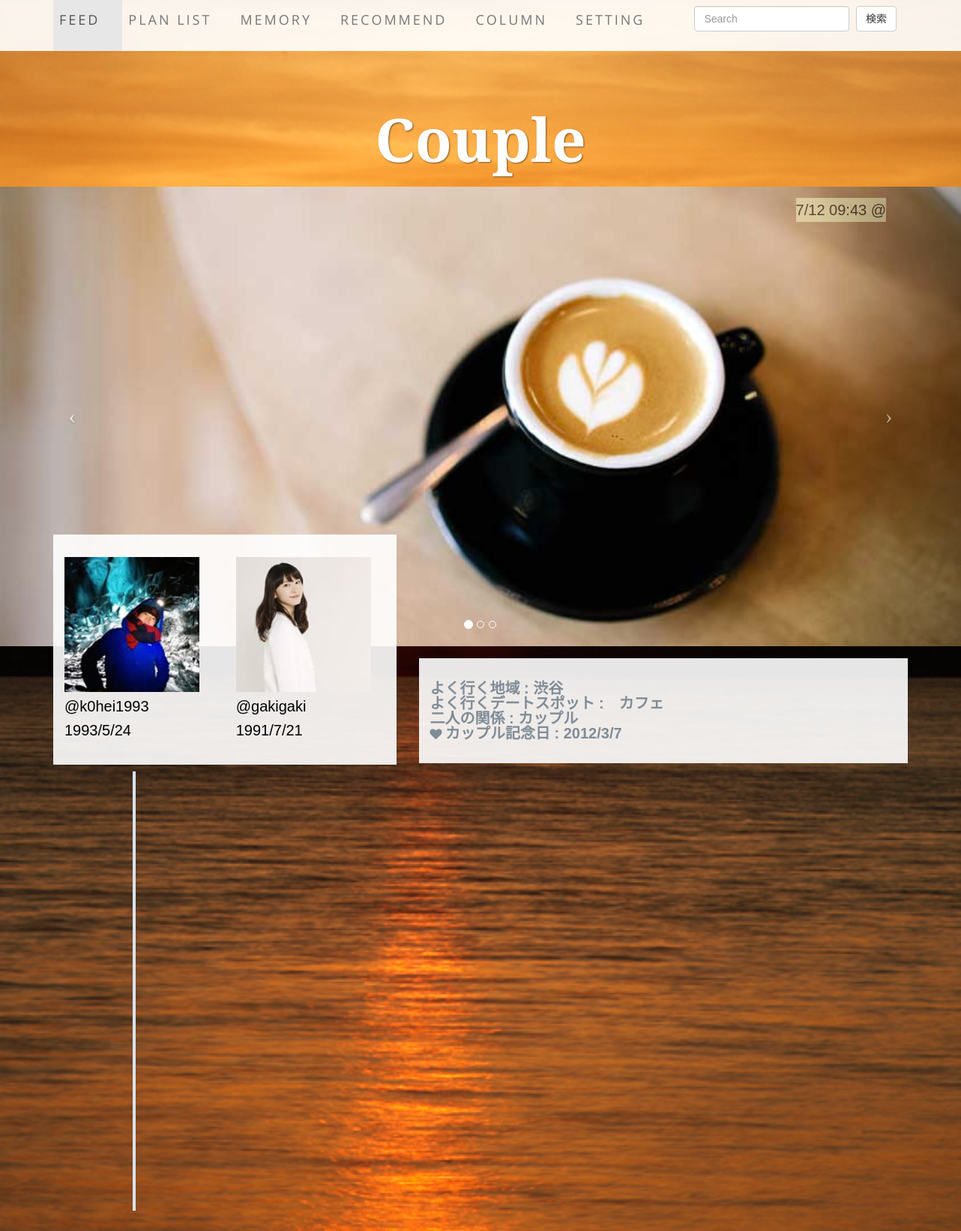
Before: /user.php?id=3 with the older database file.
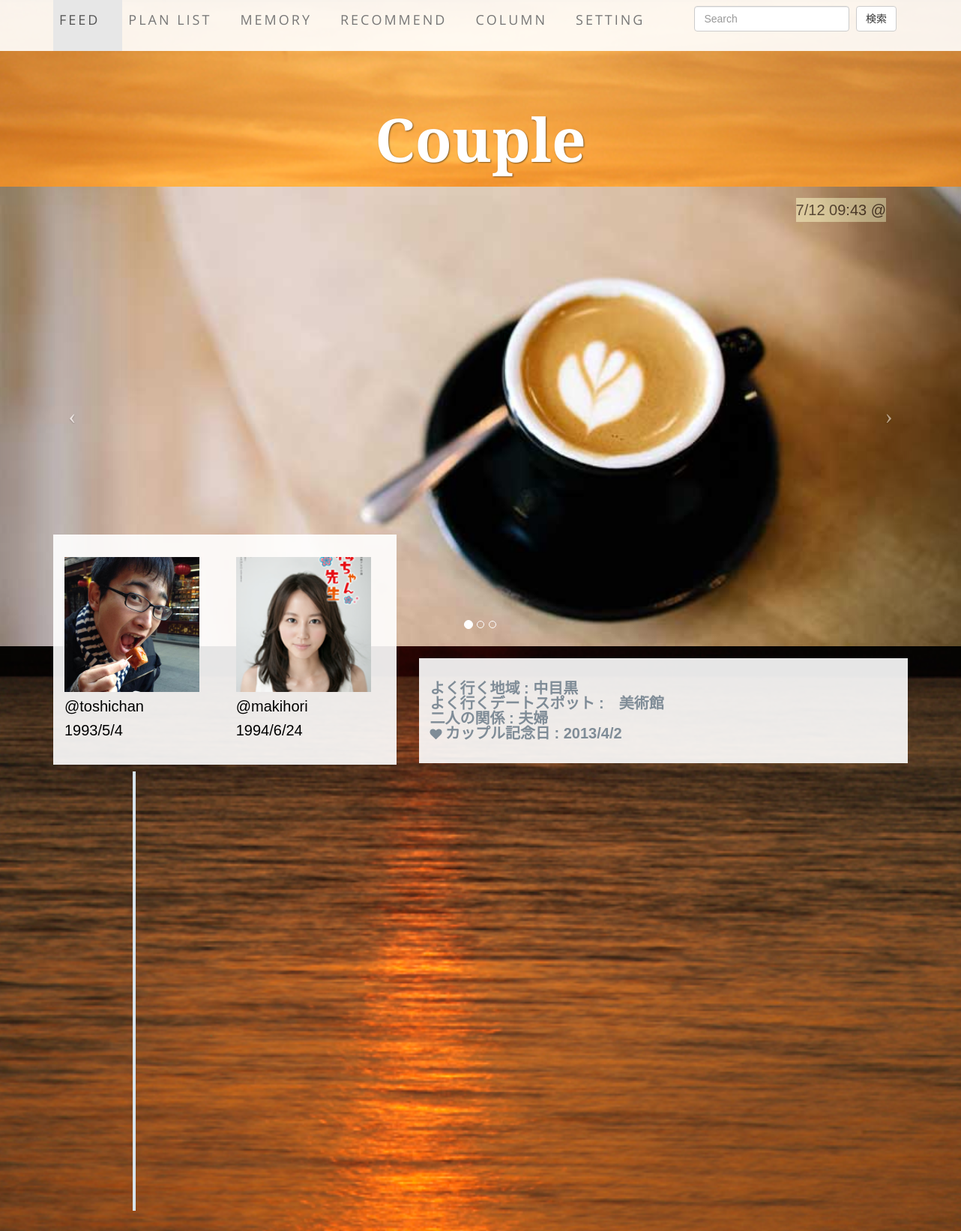
After: the same page with the newer database file.
### tables this page shows
create table couples (
    id int not null auto_increment primary key,
    male_id int not null,
    female_id int not null,
    email varchar(255),
    profile varchar(255),
    start_date date, 
    cover_url varchar(255),
    profile_url varchar(255),
    often_area varchar(255),
    often_place varchar(255),
    relationship varchar(255),
    anniversary varchar(255),
    created datetime default null,
    modified datetime default null
);

create table users (
    id int not null auto_increment primary key,
    gender int not null,
    name varchar(255),
    password varchar(255),
    photo varchar(255),
    birthday varchar(255),
    age int
);

### function.php (called while the page is built, shortened)
<?php
function connectDb(){
  try {
    return new PDO(DSN, DB_USER, DB_PASSWORD);
  } catch (PDOException $e){
    echo $e->getMessage();
    exit;
  }
}
function getcouple($a) {
  $dbh = connectDb();
  $sql = "select * from couples where id = ".$a." order by created desc";
  $stmt = $dbh->query($sql);
  $couple = $stmt->fetch(PDO::FETCH_ASSOC);
  return $couple;
}
function getdates($a) {
  $dbh = connectDb();
  $sql = "select * from dates where couple_id = ".$a." order by created desc";
  $stmt = $dbh->query($sql);
  $dates = $stmt->fetchAll(PDO::FETCH_ASSOC);
  return $dates;
}
function getuser($a) {
  $dbh = connectDb();
  $sql = "select * from users where id = ".$a;
  $stmt = $dbh->query($sql);
  $user = $stmt->fetch(PDO::FETCH_ASSOC);
  return $user;
}

### user.php (the view, shortened to what this page needs)
<?
require_once('function.php');
if ($_GET['id']) {
    $couple_id = $_GET['id'];
} else {
    $couple_id = 1;
}
$couple = getcouple($couple_id);
$dates = getdates($couple_id);
?>
<!DOCTYPE html>
<html lang="en">
<head>
    <link href="css/bootstrap.min.css" rel="stylesheet">
    <link rel="stylesheet" href="vertical-timeline/css/reset.css">
    <link rel="stylesheet" href="vertical-timeline/css/style.css">
    <link href="css/business-casual.css" rel="stylesheet">
    <link rel="stylesheet" href="font-awesome/css/font-awesome.min.css" type="text/css">
    </head>
    <body>
        <div class="brand">Couple</div>
        <nav class="navbar navbar-default navbar-fixed-top" role="navigation" >
            <div class="container">
                <div class="collapse navbar-collapse" id="bs-example-navbar-collapse-1">
                    <ul class="nav navbar-nav " style="width:100%;">
                        <li class="active">
                            <a href="index.php">Feed</a>
                        </li>
                        <li>
                            <a href="planlist.php">Plan List</a>
                        </li>
                        <li>
                            <a href="memory.php">Memory</a>
                        </li>
                        <li>
                            <a href="recommend.php">Recommend</a>
                        </li>
                        <li>
                            <a href="column.php">Column</a>
                        </li>
                        <li>
                            <a href="setting.php">Setting</a>
                        </li>
                        <li style="float:right;">
                            <form class="navbar-form navbar-left" role="search">
                                <div class="form-group">
                                    <input type="text" class="form-control" placeholder="Search">
                                </div>
                                <button type="submit" class="btn btn-default">検索</button>
                            </form>
                        </li>
                    </ul>
                </div>
            </div>
        </nav>
        <div id="carousel-example-generic" class="carousel slide">
            <ol class="carousel-indicators hidden-xs">
                <li data-target="#carousel-example-generic" data-slide-to="0" class="active"></li>
                <li data-target="#carousel-example-generic" data-slide-to="1"></li>
                <li data-target="#carousel-example-generic" data-slide-to="2"></li>
            </ol>
            <div class="carousel-inner">
                <div class="item active">
                    <div class="imgOverlay">
                        <img class="img-responsive img-full" src="img/slide-1.jpg" alt="">
                        <div class="overlayText">
                            <p> 7/12 09:43 @  </p>
                        </div>
                    </div>
                </div>
            </div>
            <a class="left carousel-control" href="#carousel-example-generic" data-slide="prev">
                <span class="icon-prev"></span>
            </a>
            <a class="right carousel-control" href="#carousel-example-generic" data-slide="next">
                <span class="icon-next"></span>
            </a>
        </div>
        <div class="container ">
            <div class="row">
                <div class="col-sm-5 userDescription">
                    <div class="box">
                        <div class="row">
                            <div class="col-sm-6">
                                <img class="userIcon" src="user_images/<?php echo getuser($couple['male_id'])['photo']; ?>" alt="">
                                    <p><?php echo getuser($couple['male_id'])['name'];?></p>
                                    <p><?php print date("Y/n/j", strtotime(getuser($couple['male_id'])['birthday'])); ?></p>
                            </div>
                            <div class="col-sm-6">
                                <img class="userIcon" src="user_images/<?php echo getuser($couple['female_id'])['photo']; ?>" alt="">
                                    <p><?php echo getuser($couple['female_id'])['name'];?></p>
                                    <p><?php print date("Y/n/j", strtotime(getuser($couple['female_id'])['birthday'])); ?></p>
                            </div>
                        </div>
                    </div>
                </div>
                <div class="col-sm-7">
                <br>
                    <div class="box">
                    <ul class="" style="width:100%;">
                        <li class="">
                            <span style="font-size:20px;font-weight: bold;">よく行く地域 :  <?php echo $couple['often_area']; ?></span>
                        </li>
                        <li class="">
                            <span style="font-size:20px;font-weight: bold;">よく行くデートスポット :　<?php echo $couple['often_place']; ?></span>
                        </li>
                        <li class="">
                            <span style="font-size:20px;font-weight: bold;">二人の関係 :  <?php echo $couple['relationship']; ?></span>
                        </li>
                        <li class="">
                            <i class="fa fa-heart"></i>
                            <span style="font-size:20px;font-weight: bold;">カップル記念日 :  <?php echo $couple['anniversary']?></span>
                        </li>
                    </ul>
                    </div>
                </div>
            </div>
            </div>
        <section id="cd-timeline" class="cd-container tweets">
            <div class="container">
                <?php foreach ($dates as $date) { ?>
                <div class="cd-timeline-block">
                        </div>
                        <?php } ?>
                    </div>
                </section>
            </body>
            </html>

### vertical-timeline/css/style.css (style rules this page uses)
html * { -webkit-font-smoothing: antialiased; -moz-osx-font-smoothing: grayscale; }
*, *:after, *:before { -webkit-box-sizing: border-box; -moz-box-sizing: border-box; box-sizing: border-box; }
body { font-size: 100%; font-family: "Droid Serif", serif; color: #7f8c97; background-color: #e9f0f5; }
a { text-decoration: none; font-family: "Open Sans", sans-serif; }
img { max-width: 100%; }
.cd-container { width: 90%; max-width: 1170px; margin: 0 auto; }
.cd-container::after { content: ''; display: table; clear: both; }
#cd-timeline { position: relative; padding: 2em 0; margin-top: 0; margin-bottom: 2em; }
#cd-timeline::before { content: ''; position: absolute; top: 0; left: 18px; height: 100%; width: 4px; background: #d7e4ed; }
@media only screen and (min-width: 1170px) { #cd-timeline { margin-top: 0em; margin-bottom: 3em; } }
@media only screen and (min-width: 1170px) { #cd-timeline::before { left: 10%; margin-left: -2px; } }
.cd-timeline-block { position: relative; margin: 2em 0; }
.cd-timeline-block:after { content: ""; display: table; clear: both; }
.cd-timeline-block:first-child { margin-top: 0; }
.cd-timeline-block:last-child { margin-bottom: 0; }
@media only screen and (min-width: 1170px) { .cd-timeline-block { margin: 4em 0; } }
@media only screen and (min-width: 1170px) { .cd-timeline-block:first-child { margin-top: 0; } }
@media only screen and (min-width: 1170px) { .cd-timeline-block:last-child { margin-bottom: 0; } }

### css/business-casual.css (style rules this page uses)
body { font-family: "Open Sans","Helvetica Neue",Helvetica,Arial,sans-serif; background: url('../img/sunset.jpg') no-repeat center center fixed; -webkit-background-size: cover; -moz-background-size: cover; background-size: cover; -o-background-size: cover; }
p { font-size: 1.25em; line-height: 1.6; color: #000; }
.brand, .address-bar { display: none; }
.navbar-nav { text-transform: uppercase; font-weight: 400; letter-spacing: 3px; }
.img-full { min-width: 100%; }
.box { margin-bottom: 20px; padding: 30px 15px; background: #fff; background: rgba(255,255,255,0.9); }
@media screen and (min-width:768px) { .brand { display: inherit; margin: 0; padding: 30px 0 10px; text-align: center; text-shadow: 1px 1px 2px rgba(0,0,0,0.5); font-family: "Josefin Slab","Helvetica Neue",Helvetica,Arial,sans-serif; font-size: 5em; font-weight: 700; line-height: normal; color: #fff; } }
@media screen and (min-width:768px) { .navbar { border-radius: 0; } }
@media screen and (min-width:768px) { .navbar { min-height: 0; } }
@media screen and (min-width:768px) { .navbar-default { border: none; background: #fff; background: rgba(255,255,255,0.9); } }
@media screen and (min-width:768px) { .nav>li>a { padding: 35px; } }
@media screen and (min-width:768px) { .navbar-nav>li>a { line-height: normal; } }
@media screen and (min-width:768px) { .navbar-nav { display: table; float: none; margin: 0 auto; table-layout: fixed; font-size: 1.25em; } }
@media screen and (min-width:1200px) { .box:after { content: ''; display: table; clear: both; } }
body { padding-top: 100px; padding-bottom: 60px; }
.navbar-nav > li > a { padding:14px 30px 30px 8px; font-size: 18px; }
body { font-family: 'ヒラギノ角ゴ Pro W3','Hiragino Kaku Gothic Pro','メイリオ',Meiryo,'ＭＳ Ｐゴシック',Osaka,sans-serif; }
a { text-decoration: none; }
.imgOverlay { position: relative; }
.overlayText { position: absolute; top: 15px; right: 100px; background-color: #ffffcc; opacity: 0.5; }
.userIcon { height: 180px; width: 180px; }
.userDescription { top: -149px; }
.tweets { top: -160px; }

Changed rows visible on the page:
changed couples: male.photo: a different picture; male.name "@k0hei1993" → "@toshichan"; male.birthday "1993/5/24" → "1993/5/4"; female.photo: a different picture; female.name "@gakigaki" → "@makihori"; female.birthday "1991/7/21" → "1994/6/24"; often_area "渋谷" → "中目黒"; often_place "カフェ" → "美術館"; relationship "カップル" → "夫婦"; anniversary "2012/3/7" → "2013/4/2"
